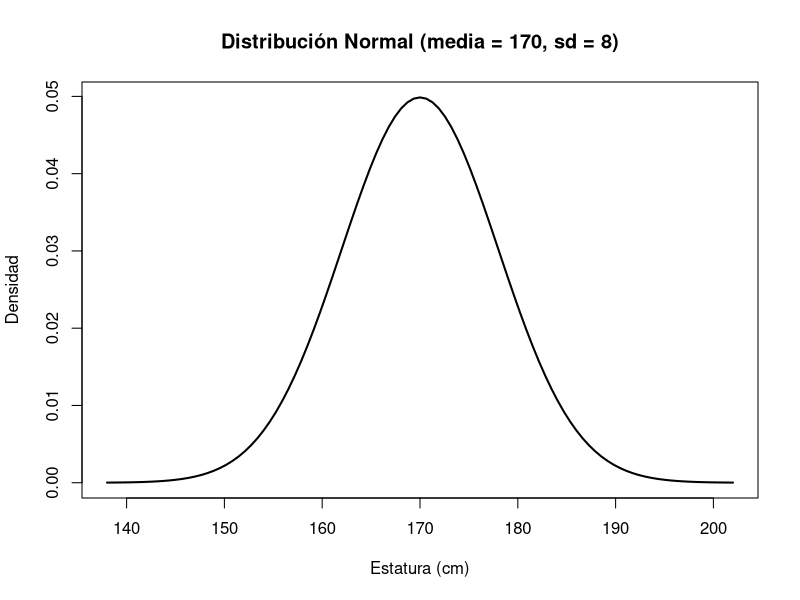
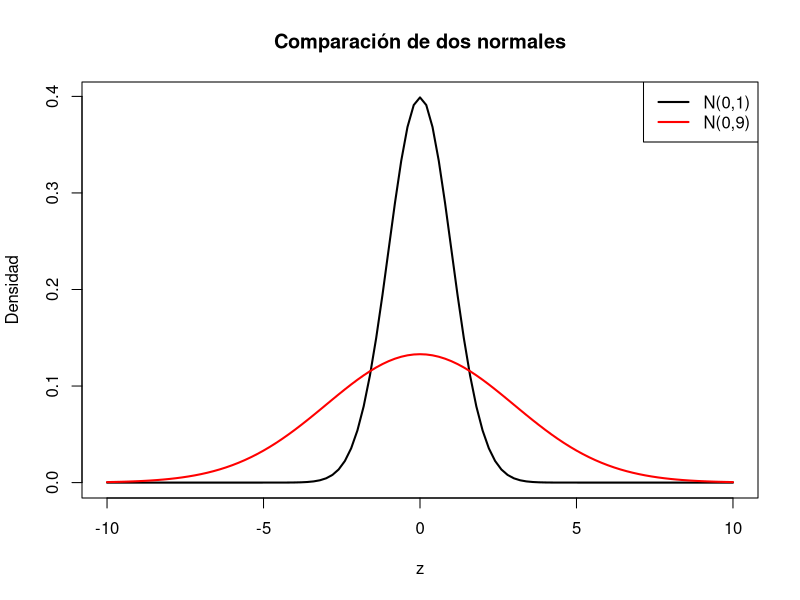
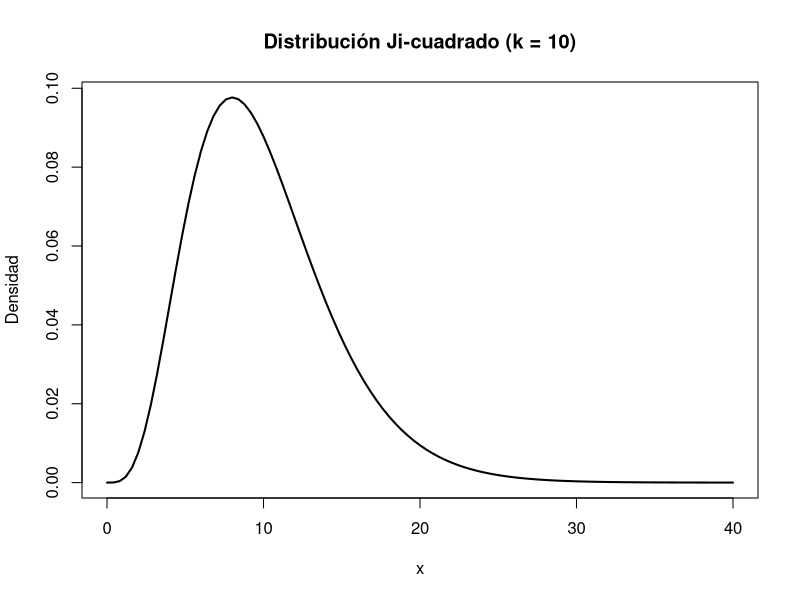
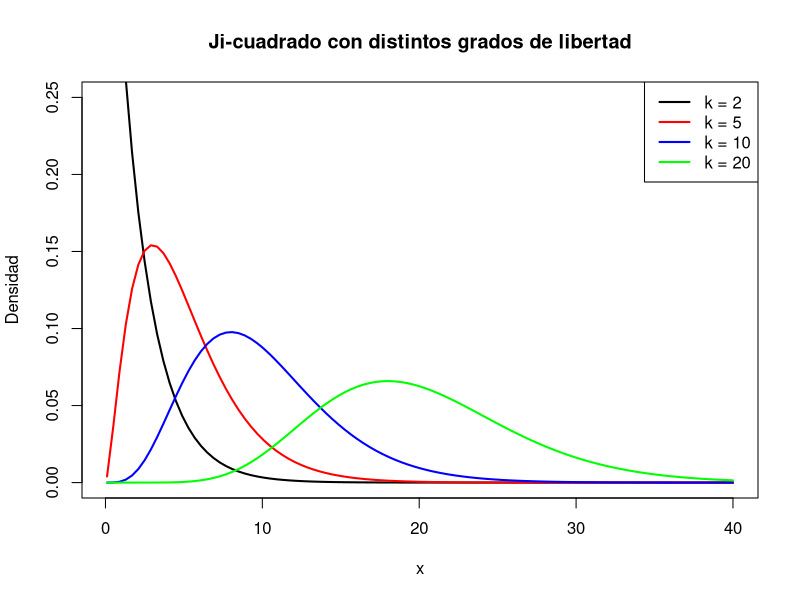
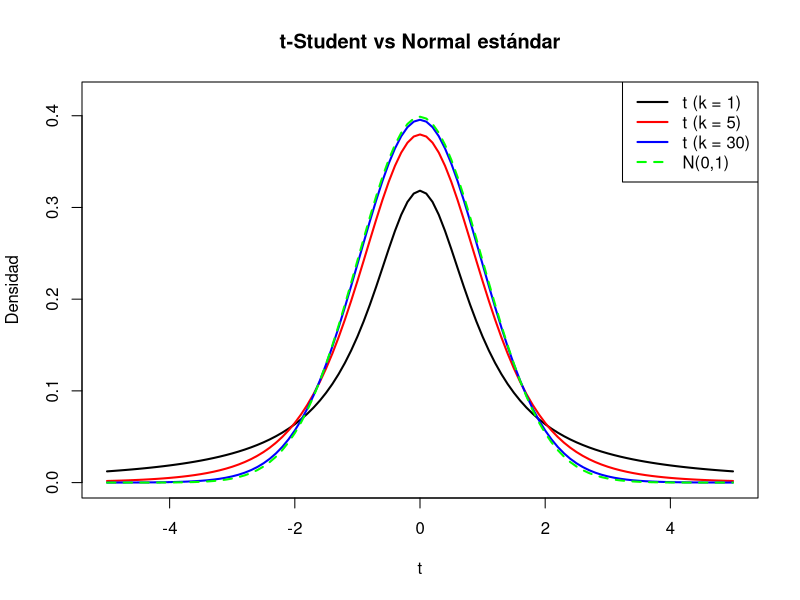
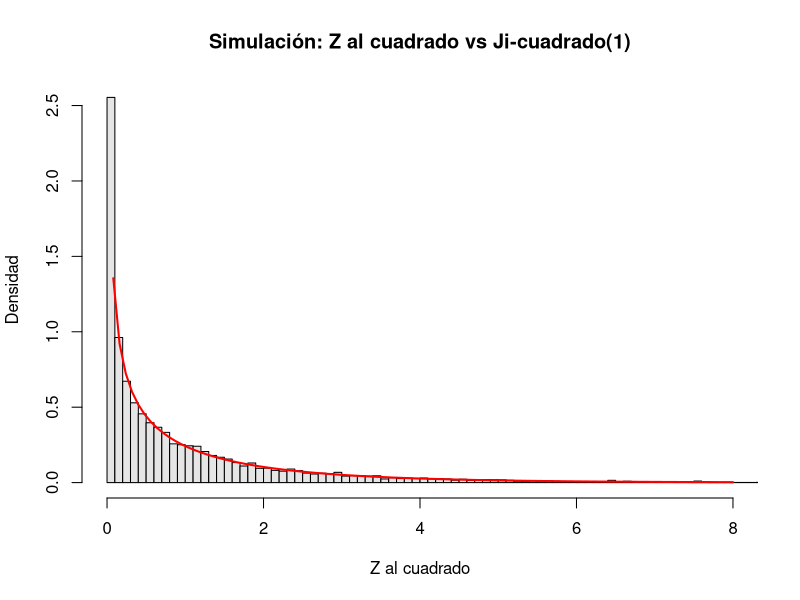
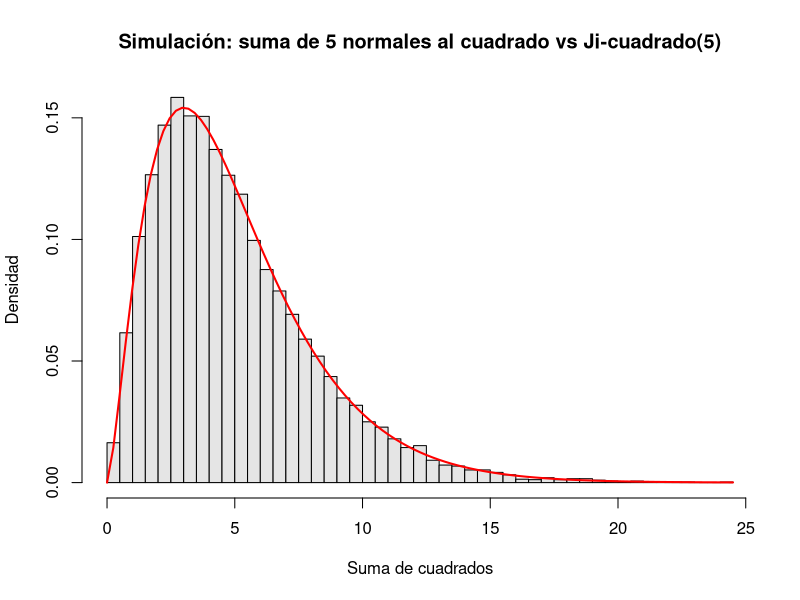

These charts were generated, in order, by the following R code:
## ---- chunk 1
    #dnorm(x = valor, mean = media, sd = desviación estándar)
## ---- chunk 2
    #pnorm(q = valor acumulado, mean = media, sd = desviación estándar)
## ---- chunk 3
    #qnorm(p = probabilidad deseada, mean = media, sd = desviación estándar)
## ---- chunk 4
    #rnorm(n = cantidad de observaciones deseadas, mean = media, sd = desviación estándar)
## ---- chunk 5
# El valor que deja el 90% de los datos por debajo en una N(500, 6^2)
qnorm(p = 0.90, mean = 500, sd = 6)
## ---- chunk 6
1 - pnorm(q = 180, mean = 170, sd = 8)
## ---- chunk 7
pnorm(q = 180, mean = 170, sd = 8, lower.tail = FALSE)
## ---- chunk 8
1 - pnorm(q = 1.25)  #Estandarizando
## ---- chunk 9

## ---- chunk 10

## ---- chunk 11

## ---- chunk 12

## ---- chunk 13

## ---- chunk 14

## ---- chunk 15

## ---- chunk 16
media = 170
desv = 8

curve(dnorm(x, mean = media, sd = desv),
      from = media - 4*desv, to = media + 4*desv,
      main = 'Distribución Normal (media = 170, sd = 8)',
      ylab = 'Densidad',
      xlab = 'Estatura (cm)',
      lwd = 2)
## ---- chunk 17
pnorm(1.96)          # P(Z <= 1.96)
qnorm(0.975)         # cuantil 0.975
## ---- chunk 18
pnorm(1.64)
## ---- chunk 19

## ---- chunk 20

## ---- chunk 21

## ---- chunk 22

## ---- chunk 23

## ---- chunk 24
curve(dnorm(x, mean = 0, sd = 1),  #grafica la normal con media 0 y desviación 1
      from = -10, to = 10,
      main = 'Comparación de dos normales',
      ylab = 'Densidad',
      xlab = 'z',
      lwd = 2)

curve(dnorm(x, mean = 0, sd = 3),
      add = TRUE,     # agrega la curva (con media 0 y desviación 3) al gráfico anterior
      col = 'red',
      lwd = 2)

legend('topright',
       legend = c('N(0,1)', 'N(0,9)'),
       col = c('black', 'red'),
       lwd = 2)
## ---- chunk 25
    #dchisq(x = valor, df = grados de libertad)
## ---- chunk 26
    #pchisq(q = valor acumulado, df = grados de libertad)
## ---- chunk 27
    #qchisq(p = probabilidad deseada, df = grados de libertad)
## ---- chunk 28
    #rchisq(n = cantidad de observaciones deseadas, df = grados de libertad)
## ---- chunk 29
1 - pchisq(q = 18.31, df = 10)
## ---- chunk 30
pchisq(q = 18.31, df = 10, lower.tail = FALSE)
## ---- chunk 31

## ---- chunk 32

## ---- chunk 33

## ---- chunk 34

## ---- chunk 35

## ---- chunk 36
gl = 10

curve(dchisq(x, df = gl),
      from = 0, to = 40,
      main = 'Distribución Ji-cuadrado (k = 10)',
      ylab = 'Densidad',
      xlab = 'x',
      lwd = 2)
## ---- chunk 37
curve(dchisq(x, df = 2), from = 0.1, to = 40, ylim = c(0, 0.25),
      main = 'Ji-cuadrado con distintos grados de libertad',
      ylab = 'Densidad', xlab = 'x', lwd = 2)

curve(dchisq(x, df = 5),  add = TRUE, col = 'red',   lwd = 2)  #agrega otra curva
curve(dchisq(x, df = 10), add = TRUE, col = 'blue',  lwd = 2)  #agrega otra curva
curve(dchisq(x, df = 20), add = TRUE, col = 'green', lwd = 2)  #agrega otra curva

legend('topright',
       legend = c('k = 2', 'k = 5', 'k = 10', 'k = 20'),
       col = c('black', 'red', 'blue', 'green'),
       lwd = 2)
## ---- chunk 38
    #dt(x = valor, df = grados de libertad)
## ---- chunk 39
    #pt(q = valor acumulado, df = grados de libertad)
## ---- chunk 40
    #qt(p = probabilidad deseada, df = grados de libertad)
## ---- chunk 41
    #rt(n = cantidad de observaciones deseadas, df = grados de libertad)
## ---- chunk 42
1 - pt(q = 1.753, df = 15)
## ---- chunk 43

## ---- chunk 44

## ---- chunk 45

## ---- chunk 46

## ---- chunk 47

## ---- chunk 48

## ---- chunk 49
curve(dt(x, df = 1), from = -5, to = 5, ylim = c(0, 0.42),
      main = 't-Student vs Normal estándar',
      ylab = 'Densidad', xlab = 't', lwd = 2)

curve(dt(x, df = 5),  add = TRUE, col = 'red',  lwd = 2)
curve(dt(x, df = 30), add = TRUE, col = 'blue', lwd = 2)
curve(dnorm(x), add = TRUE, col = 'green', lwd = 2, lty = 2)

legend('topright',
       legend = c('t (k = 1)', 't (k = 5)', 't (k = 30)', 'N(0,1)'),
       col = c('black', 'red', 'blue', 'green'),
       lty = c(1, 1, 1, 2),
       lwd = 2)
## ---- chunk 50
set.seed(2024)   # para que todos obtengamos el mismo resultado

z <- rnorm(n = 10000, mean = 0, sd = 1)   # 10000 normales estándar
z2 <- z^2                                 # cada una elevada al cuadrado

head(z)     # primeros valores de z
head(z2)    # primeros valores de z al cuadrado
## ---- chunk 51
mean(z2)   # debería acercarse a k = 1
var(z2)    # debería acercarse a 2k = 2
## ---- chunk 52
hist(z2,
     breaks = 100,
     freq = FALSE,        # para que el eje Y sea densidad y no frecuencia
     xlim = c(0, 8),
     main = 'Simulación: Z al cuadrado vs Ji-cuadrado(1)',
     ylab = 'Densidad',
     xlab = 'Z al cuadrado',
     col = 'gray90')

curve(dchisq(x, df = 1),   # densidad teórica
      add = TRUE,
      col = 'red',
      lwd = 2)
## ---- chunk 53
set.seed(2024)

z1 <- rnorm(10000)
z2 <- rnorm(10000)
z3 <- rnorm(10000)
z4 <- rnorm(10000)
z5 <- rnorm(10000)

suma <- z1^2 + z2^2 + z3^2 + z4^2 + z5^2   # suma de 5 cuadrados

mean(suma)   # debería acercarse a k = 5
var(suma)    # debería acercarse a 2k = 10

hist(suma,
     breaks = 60,
     freq = FALSE,
     main = 'Simulación: suma de 5 normales al cuadrado vs Ji-cuadrado(5)',
     ylab = 'Densidad',
     xlab = 'Suma de cuadrados',
     col = 'gray90')

curve(dchisq(x, df = 5),
      add = TRUE,
      col = 'red',
      lwd = 2)
## ---- chunk 54

## ---- chunk 55
# set.seed(2024)
# z_num <- rnorm(10000)                     # la normal estándar del numerador
# w <- rnorm(10000)^2 + rnorm(10000)^2 + rnorm(10000)^2 + rnorm(10000)^2 + rnorm(10000)^2
# t_sim <- z_num / sqrt(w/5)
#
# hist(t_sim, breaks = 200, freq = FALSE, xlim = c(-6, 6), col = 'gray90',
#      main = 'Simulación de la t-Student', xlab = 't')
# curve(dt(x, df = 5), add = TRUE, col = 'red', lwd = 2)
## ---- chunk 56

## ---- chunk 57

## ---- chunk 58

## ---- chunk 59

## ---- chunk 60
